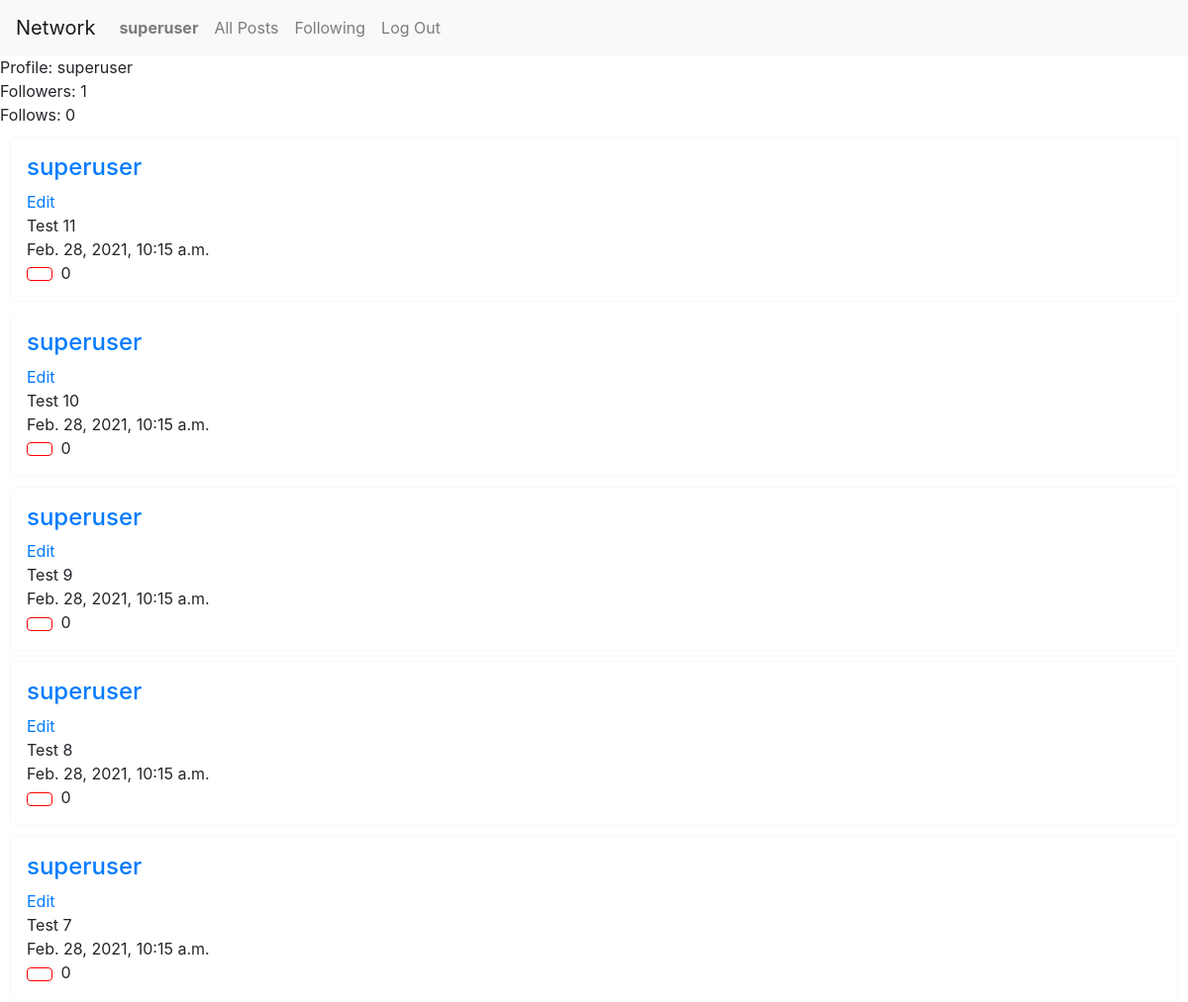
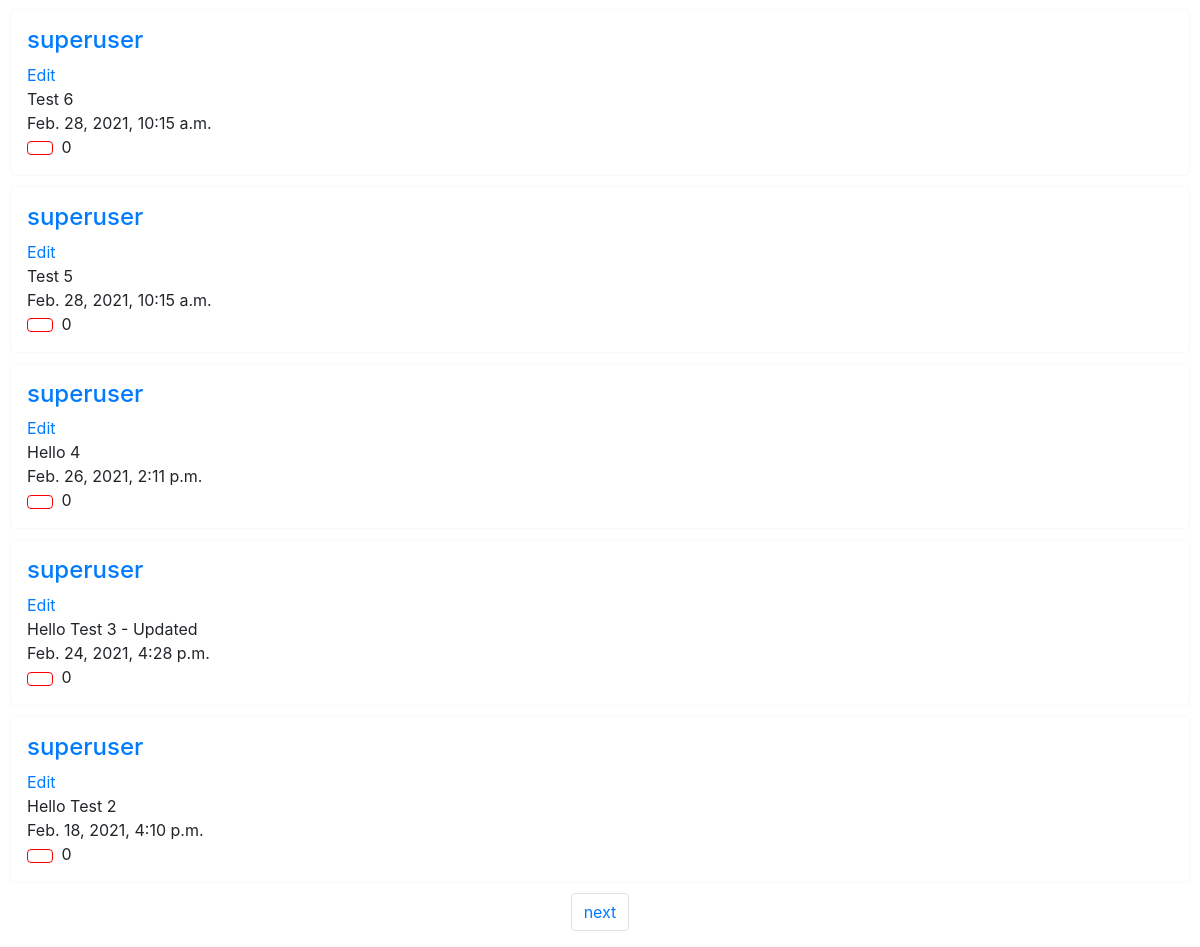
/profile/2 (signed in), run on the app's committed database (2 pictures, top to bottom).
### network/models.py (models this page shows, shortened)
class User(AbstractUser):
    pass

class Post(models.Model):
    user = models.ForeignKey('User', on_delete=models.CASCADE, related_name="user")
    post = models.CharField(max_length=300)
    timestamp = models.DateTimeField()
    likes = models.IntegerField(default=0)

### network/views.py (the view, shortened to what this page needs)
# urls.py: path("profile/<str:username>", views.profile, name="profile"),
def profile(request, username):
    username = User.objects.get(id=username)
    button = "Follow" if Follow.objects.filter(follower=request.user, following=username).count() == 0 else "Unfollow"
    posts = Post.objects.filter(user=username.id).order_by('-timestamp')
    for post in posts:
        post.likes = Like.objects.filter(post=post.id).count()
        post.save()
    paginator = Paginator(posts, 10)
    page_number = request.GET.get('page')
    page_obj = paginator.get_page(page_number)
    return render(request, "network/profile.html", {
        "username": username,
        "followers": Follow.objects.filter(following=username).count(),
        "following": Follow.objects.filter(follower=username).count(),
        "page_obj": page_obj,
        "button": button
    })

### network/templates/network/profile.html (shortened to what this page needs)
{% extends "network/layout.html" %}
{% load static %}
{% block body %}
<div id="profile">
  <div>Profile: {{ username.username }}</div>
  <div>Followers: {{ followers }}</div>
  <div>Follows: {{ following }}</div>
</div>
<div>
  {% for post in page_obj %}
      <div class="border border-light rounded p-3" style="margin: 10px;">
      <h4> <a href="{% url 'profile' post.user.id %}">{{ post.user }}</a></h4>
      {% if post.user.id == user.id %}
      <div class="text-primary" id="edit-{{post.id}}" onclick="edit('{{ post.id }}')">Edit</div>
      {% endif %}
      <div id="post-{{post.id}}" class="post">{{ post.post }}</div>
      <div>{{ post.timestamp }}</div>
      <button class="btn mr-1 d-inline-block" style="background-color:white; border-color: red;" id="like-btn-{{post.id}}" onclick="like('{{ post.id }}')"></button>
      <div id="like-count-{{post.id}}" class="d-inline-block">{{post.likes}}</div>
      </div>
  {% endfor %}
  <nav>
    <ul class="pagination justify-content-center">
      {% if page_obj.has_next %}
      <li class="page-item"><a class="page-link" href="?page={{ page_obj.next_page_number }}">next</a></li>
      {% endif %}
    </ul>
  </nav>
</div>
{% endblock %}

### network/templates/network/layout.html (shortened to what this page needs)
{% load static %}
<!DOCTYPE html>
<html lang="en">
    <head>
        <link rel="stylesheet" href="https://stackpath.bootstrapcdn.com/bootstrap/4.4.1/css/bootstrap.min.css">
        <link href="{% static 'network/styles.css' %}" rel="stylesheet">
    </head>
    <body>
        <nav class="navbar navbar-expand-lg navbar-light bg-light">
            <a class="navbar-brand" href="#">Network</a>
            <div>
              <ul class="navbar-nav mr-auto">
                {% if user.is_authenticated %}
                    <li class="nav-item">
                        <a class="nav-link" href="{% url 'profile' user.id %}"><strong>{{ user.username }}</strong></a>
                    </li>
                {% endif %}
                <li class="nav-item">
                  <a class="nav-link" href="{% url 'index' %}">All Posts</a>
                </li>
                {% if user.is_authenticated %}
                    <li class="nav-item">
                        <a class="nav-link" href="{% url 'following' %}">Following</a>
                    </li>
                    <li class="nav-item">
                        <a class="nav-link" href="{% url 'logout' %}">Log Out</a>
                    </li>
                {% endif %}
              </ul>
            </div>
          </nav>
        <div class="body">
            {% block body %}
            {% endblock %}
        </div>
    </body>
</html>

### data on the page
User: username "superuser"
Post: user "superuser", post "Test 11", timestamp "Feb. 28, 2021, 10:15 a.m.", likes "0"
Post: user "superuser", post "Test 10", timestamp "Feb. 28, 2021, 10:15 a.m.", likes "0"
Post: user "superuser", post "Test 9", timestamp "Feb. 28, 2021, 10:15 a.m.", likes "0"
Post: user "superuser", post "Test 8", timestamp "Feb. 28, 2021, 10:15 a.m.", likes "0"
Post: user "superuser", post "Test 7", timestamp "Feb. 28, 2021, 10:15 a.m.", likes "0"
Post: user "superuser", post "Test 6", timestamp "Feb. 28, 2021, 10:15 a.m.", likes "0"
Post: user "superuser", post "Test 5", timestamp "Feb. 28, 2021, 10:15 a.m.", likes "0"
Post: user "superuser", post "Hello 4", timestamp "Feb. 26, 2021, 2:11 p.m.", likes "0"
Post: user "superuser", post "Hello Test 3 - Updated", timestamp "Feb. 24, 2021, 4:28 p.m.", likes "0"
Post: user "superuser", post "Hello Test 2", timestamp "Feb. 18, 2021, 4:10 p.m.", likes "0"

### other printed values
{{ followers }} "1"
{{ following }} "0"
